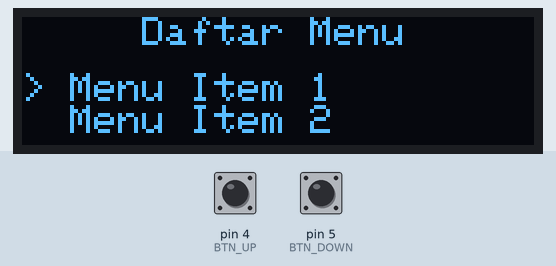
This sketch was run on a simulated Arduino Uno, built with avr-gcc and run on an emulated ATmega328P. On the bench: 128×32 one-colour display. The inputs (shaded band) are chosen by the test bench; at power-on: pin 5 (BTN_DOWN) HIGH, pin 4 (BTN_UP) HIGH. What the sketch prints to the serial monitor is not drawn.

Above: at 3.2 s.
3.3 s: pin 5 (BTN_DOWN) pulled LOW for 0.15 s
At 4.0 s:
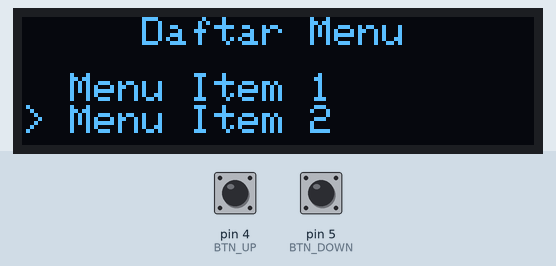
4.9 s: pin 5 (BTN_DOWN) pulled LOW for 1 s
At 5.4 s:
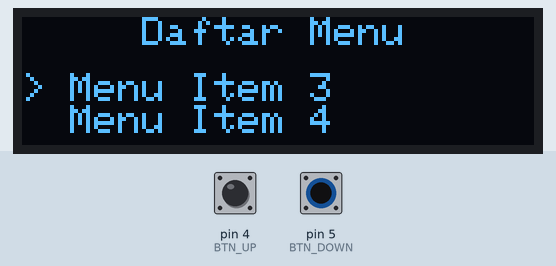
Timing chart, 0 to 7.9 s (numbered marks = the images above; inputs shaded):
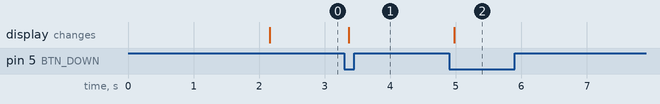

Measured:
- after the input at 3.3 s, the display: changes after 0.07 s (image 1)
- after the input at 4.9 s, the display: changes after 0.08 s (image 2)

The sketch:

menu_ver-1.ino
```cpp
#include <SPI.h>
#include <Wire.h>
#include <Adafruit_GFX.h>
#include <Adafruit_SSD1306.h>

#define SCREEN_WIDTH 128 // OLED display width, in pixels
#define SCREEN_HEIGHT 32 // OLED display height, in pixels

// Declaration for an SSD1306 display connected to I2C (SDA, SCL pins)
// The pins for I2C are defined by the Wire-library.
// On an arduino UNO:       A4(SDA), A5(SCL)
// On an arduino MEGA 2560: 20(SDA), 21(SCL)
// On an arduino LEONARDO:   2(SDA),  3(SCL), ...
#define OLED_RESET     -1 // Reset pin # (or -1 if sharing Arduino reset pin)
#define SCREEN_ADDRESS 0x3C ///< See datasheet for Address; 0x3D for 128x64, 0x3C for 128x32
Adafruit_SSD1306 display(SCREEN_WIDTH, SCREEN_HEIGHT, &Wire, OLED_RESET);

#define BTN_UP 4
#define BTN_DOWN 5


boolean stateBtnUP = false;
boolean stateBtnDOWN = false;
boolean stateBtnOK = false;

boolean laststateBtnUP = false;
boolean laststateBtnDOWN = false;
boolean laststateBtnOK = false;

boolean UP = false;
boolean DOWN = false;
boolean OK = false;

int menu = 0;

void setup() {
  Serial.begin(9600);
  pinMode(BTN_UP, INPUT_PULLUP);
  pinMode(BTN_DOWN, INPUT_PULLUP);

  // SSD1306_SWITCHCAPVCC = generate display voltage from 3.3V internally
  if (!display.begin(SSD1306_SWITCHCAPVCC, SCREEN_ADDRESS)) {
    Serial.println(F("SSD1306 allocation failed"));
    for (;;); // Don't proceed, loop forever
  }
  //  testdrawstyles();    // Draw 'stylized' characters
  testdrawstyles();

}

void testdrawstyles(void) {
  display.clearDisplay();
  display.setTextSize(1);             // Normal 1:1 pixel scale
  display.setTextColor(SSD1306_WHITE);        // Draw white text
  display.setCursor(30, 15);            // Start at top-left corner
  display.println(F("Menu Ver 1"));
  display.display();
  delay(2000);
}


void loop() {
  updateMenu();
  stateBtnUP = digitalRead(BTN_UP);
  stateBtnDOWN = digitalRead(BTN_DOWN);
  //  stateBtnOK = digitalRead(TOUCH);

  UpPressed();
  DownPressed();
  OKPressed();

  if (UP) {
    UP = false;
    menu--;
    updateMenu();
    if (menu < 1) {
      menu = 4;
    }
    Serial.print(menu);
    delay(300);
  }
  if (DOWN) {
    DOWN = false;
    menu++;
    updateMenu();
    if (menu > 4) {
      menu = 1;
    }
    Serial.print(menu);
    delay(300);
  }


}
void UpPressed() {
  if (stateBtnUP != laststateBtnUP) {
    if (stateBtnUP == 0) {
      UP = true;
    }
    delay(50);
  }
  laststateBtnUP = stateBtnUP;
}
void DownPressed() {
  if (stateBtnDOWN != laststateBtnDOWN) {
    if (stateBtnDOWN == 0) {
      DOWN = true;
    }
    delay(50);
  }
  laststateBtnDOWN = stateBtnDOWN;
}
void OKPressed() {
  if (stateBtnOK != laststateBtnOK) {
    if (stateBtnOK == 0) {
      OK = true;
    }
    delay(50);
  }
  laststateBtnOK = stateBtnOK ;
}
void updateMenu() {

  switch (menu) {
    case 0:
      menu = 1;
      break;
    case 1:
      display.clearDisplay();
      display.setTextSize(1);
      display.setTextColor(SSD1306_WHITE);
      display.setCursor(30, 0);
      display.println(F("Daftar Menu"));
      display.setCursor(0, 14);
      display.println(F("> Menu Item 1"));
      display.println(F("  Menu Item 2"));
      display.display();
      break;
    case 2:
      display.clearDisplay();
      display.setTextSize(1);
      display.setTextColor(SSD1306_WHITE);
      display.setCursor(30, 0);
      display.println(F("Daftar Menu"));
      display.setCursor(0, 14);
      display.println(F("  Menu Item 1"));
      display.println(F("> Menu Item 2"));
      display.display();
      break;
    case 3:
      display.clearDisplay();
      display.setTextSize(1);
      display.setTextColor(SSD1306_WHITE);
      display.setCursor(30, 0);
      display.println(F("Daftar Menu"));
      display.setCursor(0, 14);
      display.println(F("> Menu Item 3"));
      display.println(F("  Menu Item 4"));
      display.display();
      break;
    case 4:
      display.clearDisplay();
      display.setTextSize(1);
      display.setTextColor(SSD1306_WHITE);
      display.setCursor(30, 0);
      display.println(F("Daftar Menu"));
      display.setCursor(0, 14);
      display.println(F("  Menu Item 3"));
      display.println(F("> Menu Item 4"));
      display.display();
      break;
    case 5:
      menu = 4;
      break;

    default:
      break;
  }

}
```
